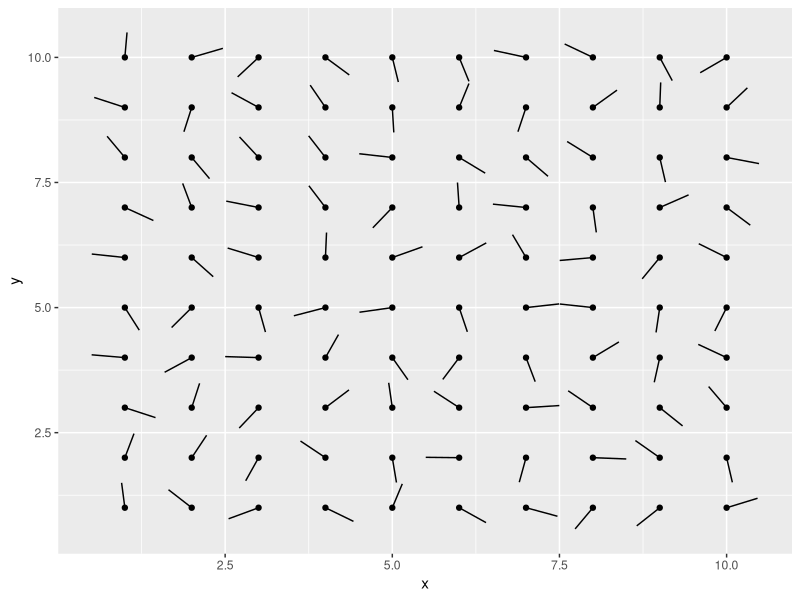
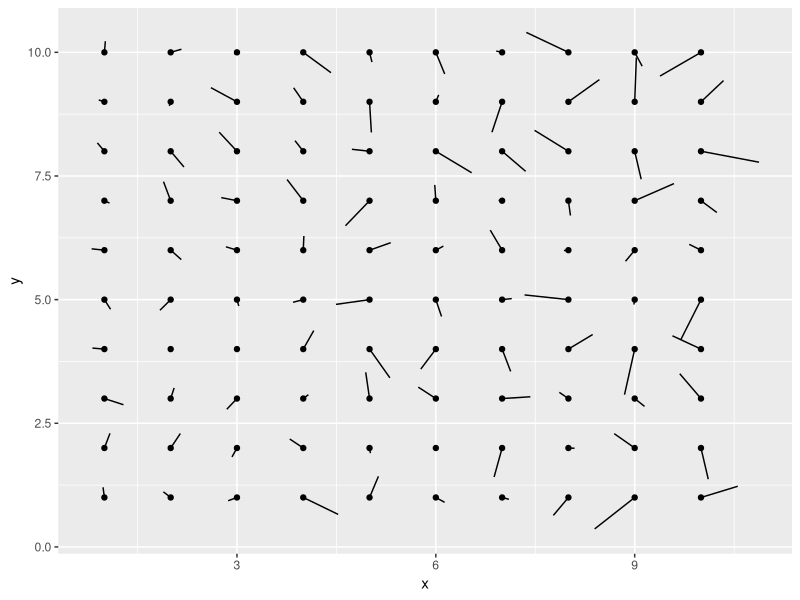

Write R code to recreate these figures, in order.
# r2py crawler metadata
# package: ggplot2
# source_type: rd_example
# topic: geom_spoke.Rd
# source_file: C:\Users\bened\AppData\Local\R\win-library\4.5\ggplot2\help
# lines: 14

suppressPackageStartupMessages(library(ggplot2))
df <- expand.grid(x = 1:10, y=1:10)

set.seed(1)
df$angle <- runif(100, 0, 2*pi)
df$speed <- runif(100, 0, sqrt(0.1 * df$x))

ggplot(df, aes(x, y)) +
  geom_point() +
  geom_spoke(aes(angle = angle), radius = 0.5)

ggplot(df, aes(x, y)) +
  geom_point() +
  geom_spoke(aes(angle = angle, radius = speed))
